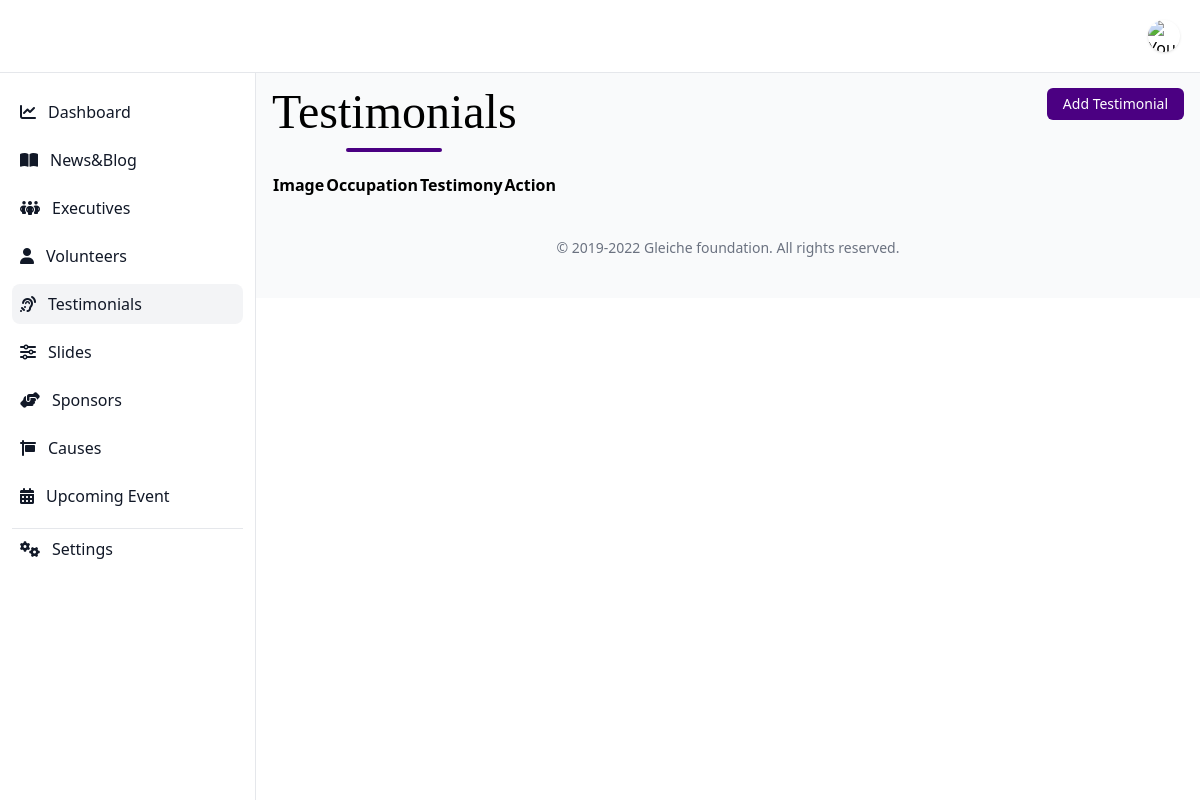
The page /system/testimonials/ on the database as committed earlier.
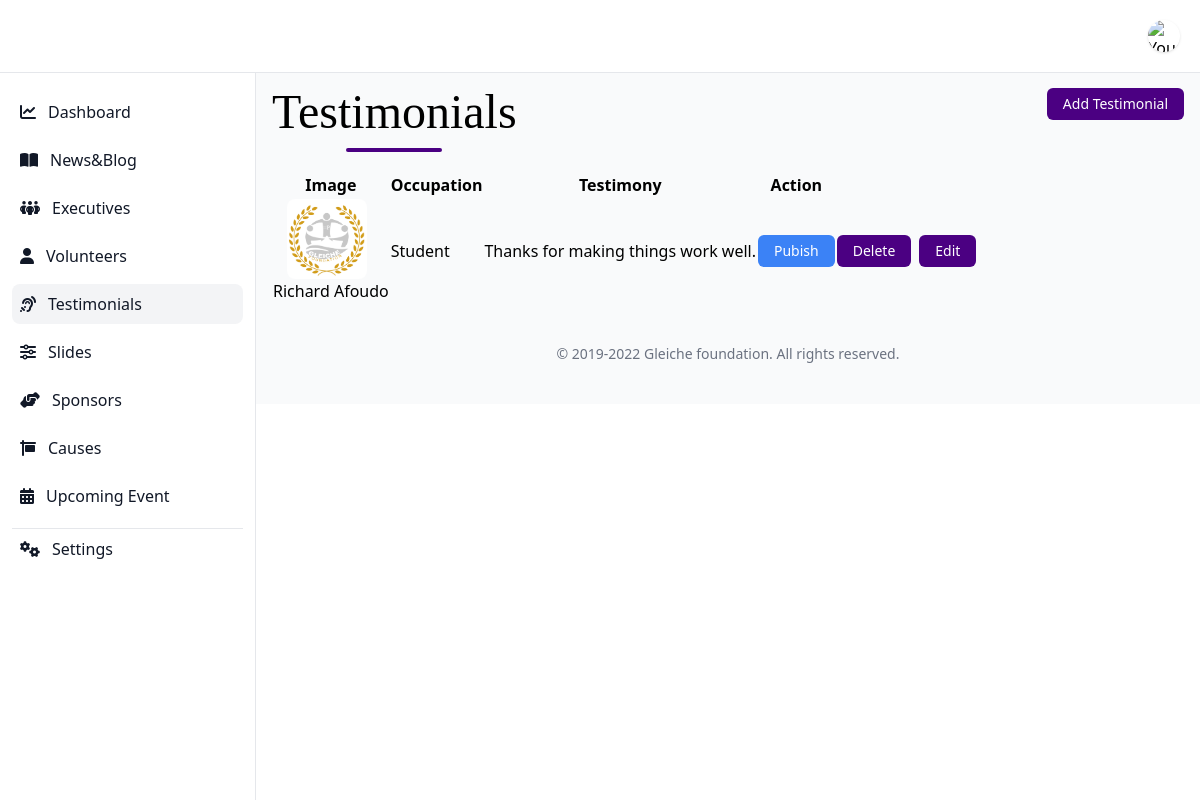
The same page on the database as committed later.
### backend/models.py (models this page shows, shortened)
class Testimonial(models.Model):
    fullname = models.CharField(max_length=200, null=False)
    image = models.ImageField(upload_to=testimonial_images_upload_to_dir, default=default_gleiche_logo,blank=True)
    occupation = models.TextField(null=False)
    testimony = models.TextField(null=False)
    publish = models.BooleanField(default=False)
    date_created = models.DateTimeField(auto_now_add=True)

### backend/views.py (the view)
# urls.py: path('testimonials/', views.testimonial, name="system_testimonials"),
def testimonial(request):
    testimonials = Testimonial.objects.all().order_by('-date_created')
    data = {
        'testimonials': testimonials
    }
    return render(request, 'backend/testimonial.html', data)

### backend/templates/backend/testimonial.html (shortened to what this page needs)
{% extends 'backend/main.html' %}
{% block main %}
<div class="flex justify-between">
    {% include 'backend/includes/page_header.html' with title='Testimonials' %}
    <div>
        {% url 'add_testimonial' as action_url %}
        {% include 'backend/components/link_button.html' with text="Add Testimonial" link=action_url %}
    </div>
</div>
<div class=" mt-5">
    <table class="table_id display">
        <thead>
            <tr>
                <th>Image</th>
                <th>Occupation</th>
                <th>Testimony</th>
                <th>Action</th>
                <th></th>
            </tr>
        </thead>
        <tbody>
            {% for item in testimonials %}
            <tr>
                <td>
                    <div class="flex flex-col items-center">
                        <div class="w-20 mr-2">
                            <a href="{% url 'update_volunteer_image' item.id %}">
                                <img class="rounded-lg" src="/static/images{{item.image.url}}" alt="">
                            </a>
                        </div>
                        <span class="text-center">
                            {{item.fullname}}
                        </span>
                    </div>
                </td>
                <td>{{item.occupation}}</td>
                <td>{{item.testimony}}</td>
                <td>
                    {% if item.publish == 0 %}
                    <button
                        class="inline-block px-4 py-1.5 bg-blue-500 hover:bg-blue-200 hover:shadow-2xl transition-all rounded-md text-white text-sm change_publish_status"
                        data-id="{{item.id}}" data-publish="{{item.publish}}">Pubish
                    </button>
                    {% else %}
                    <button
                        class="inline-block px-4 py-1.5 bg-red-700 hover:bg-red-200 hover:shadow-2xl transition-all rounded-md text-white text-sm change_publish_status"
                        data-id="{{item.id}}" data-publish="{{item.publish}}">Unpublish
                    </button>
                    {% endif %}
                </td>
                <td class="">
                    <div class="flex">
                        <form action="{% url 'delete_testimonial' item.id %}" method="POST" class="mr-2">
                            {% include 'backend/components/submit_button.html' with text="Delete" style="bg-red-700" %}
                        </form>
                        {% url 'update_testimonial' item.id as updated_action_url %}
                        {% include 'backend/components/link_button.html' with text="Edit" link=updated_action_url %}
                    </div>
                </td>
            </tr>
            {% endfor %}
        </tbody>
    </table>
</div>
{% endblock %}

### backend/templates/backend/components/link_button.html
<a href="{{link}}"
    class="inline-block px-4 py-1.5 bg-primary hover:bg-primary-200 hover:shadow-2xl transition-all rounded-md text-white text-sm {{style}}">
    {{text}}
</a>

### backend/templates/backend/components/submit_button.html
<button type="submit"
    class="inline-block px-4 py-1.5 bg-primary hover:bg-primary-200 hover:shadow-2xl transition-all rounded-md text-white text-sm {{style}}">
    {{text}}
</button>

Rows that differ between the two databases and show on the page:
added Testimonial: image (placeholder picture), fullname "Richard Afoudo", occupation "Student", testimony "Thanks for making things work well.", text "Delete", text "Edit"
